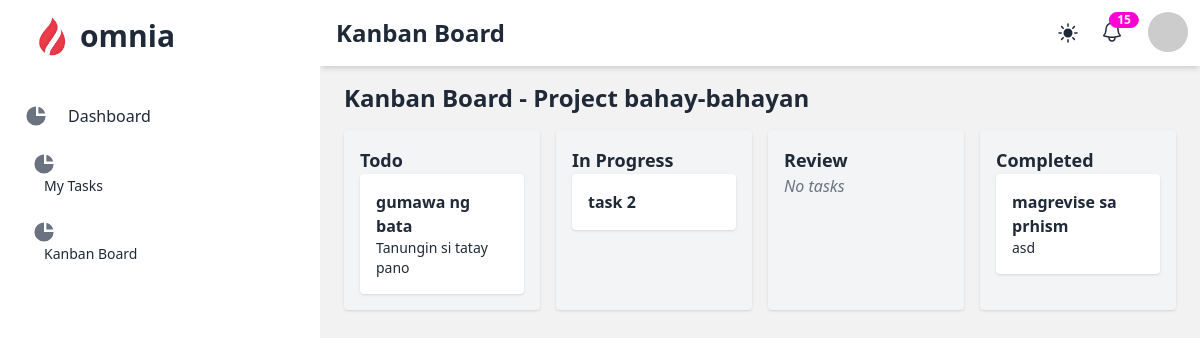
The app's page /projects/my-kanban/ (signed in) with its own data.
### projects/models.py (models this page shows, shortened)
class Project(models.Model):
    COLOR_CHOICES = [
        ('purple', 'Purple'),
        ('blue', 'Blue'),
        ('green', 'Green'),
        ('teal', 'Teal'),
        ('yellow', 'Yellow'),
        ('orange', 'Orange'),
        ('grey', 'Grey'),
        ('dark_purple', 'Dark Purple'),
        ('dark_blue', 'Dark Blue'),
        ('dark_green', 'Dark Green'),
        ('dark_teal', 'Dark Teal'),
        ('dark_yellow', 'Dark Yellow'),
        ('dark_orange', 'Dark Orange'),
        ('dark_grey', 'Dark Grey'),
    ]
    name = models.CharField(max_length=100)
    emoji_icon = models.CharField(max_length=255, blank=True, null=True)
    description = models.TextField(blank=True, null=True)
    color = models.CharField(max_length=20, choices=COLOR_CHOICES, default='blue')
    start_date = models.DateField()
    end_date = models.DateField()
    created_at = models.DateTimeField(auto_now_add=True)
    owner = models.ForeignKey(settings.AUTH_USER_MODEL, on_delete=models.CASCADE, related_name='owned_projects')

class Task(models.Model):
    STATUS_CHOICES = [
        ('todo', 'Todo'),
        ('in_progress', 'In Progress'),
        ('review', 'Review'),
        ('completed', 'Completed'),
    ]
    PRIORITY_CHOICES = [
        ('high', 'High'),
        ('medium', 'Medium'),
        ('low', 'Low'),
    ]
    name = models.CharField(max_length=255)
    description = models.TextField(blank=True, null=True)
    status = models.CharField(max_length=20, choices=STATUS_CHOICES, default='todo')
    priority = models.CharField(max_length=10, choices=PRIORITY_CHOICES, default='medium')
    start_date = models.DateField()
    end_date = models.DateField()
    created_at = models.DateTimeField(auto_now_add=True)
    project = models.ForeignKey('projects.Project', on_delete=models.CASCADE, related_name='tasks')
    assigned_members = models.ManyToManyField(settings.AUTH_USER_MODEL, related_name='tasks')

### projects/views.py (the view)
# urls.py: path('my-kanban/', views.my_kanban_board, name='my_kanban'),
@login_required
def my_kanban_board(request):
    if request.user.role != 'member':
        return redirect('dashboard')  # Redirect non-members to the dashboard
    tasks = Task.objects.filter(assigned_members=request.user)
    if tasks.exists():
        project = tasks.first().project
    else:
        project = None
    tasks_by_status = {
        'todo': tasks.filter(status='todo'),
        'in_progress': tasks.filter(status='in_progress'),
        'review': tasks.filter(status='review'),
        'completed': tasks.filter(status='completed'),
    }
    return render(request, 'projects/kanban_board.html', {'project': project, 'tasks_by_status': tasks_by_status})

### projects/context_processors.py (called while the page is built)
def user_projects(request):
    if request.user.is_authenticated:
        projects = Project.objects.filter(owner=request.user)
        return {'user_projects': projects}
    return {}

### projects/templatetags/custom_filters.py (called while the page is built)
@register.filter
def replace_underscore(value):
    return value.replace('_', ' ')

### projects/templates/projects/kanban_board.html (shortened to what this page needs)
{% extends 'project_base.html' %}
{% load custom_filters %}
{% block heading %}Kanban Board{% endblock %}
{% block content %}
<h1 class="text-2xl font-bold mb-4">Kanban Board - {{ project.name }}</h1>
<div id="kanban-board" class="grid grid-cols-4 gap-4">
    {% for status, tasks in tasks_by_status.items %}
        <div class="kanban-column bg-gray-100 p-4 rounded shadow" data-status="{{ status }}">
            <h2 class="text-lg font-bold capitalize">{{ status|replace_underscore }}</h2>
            <div class="kanban-tasks space-y-2">
                {% for task in tasks %}
                    <div class="kanban-task bg-white p-4 rounded shadow cursor-pointer"
                         data-task-id="{{ task.id }}">
                        <p class="font-bold">{{ task.name }}</p>
                        <p class="text-sm">{{ task.description|truncatewords:10 }}</p>
                    </div>
                {% empty %}
                    <p class="text-gray-500 italic">No tasks</p>
                {% endfor %}
            </div>
        </div>
    {% endfor %}
</div>
{% endblock %}

### records on screen
Project: name "Project bahay-bahayan"
Task: name "gumawa ng bata", description "Tanungin si tatay pano"
Task: name "task 2"
Task: name "magrevise sa prhism", description "asd"

### other values on screen
{{ status|replace_underscore }} "Todo" "In Progress" "Review" "Completed"
